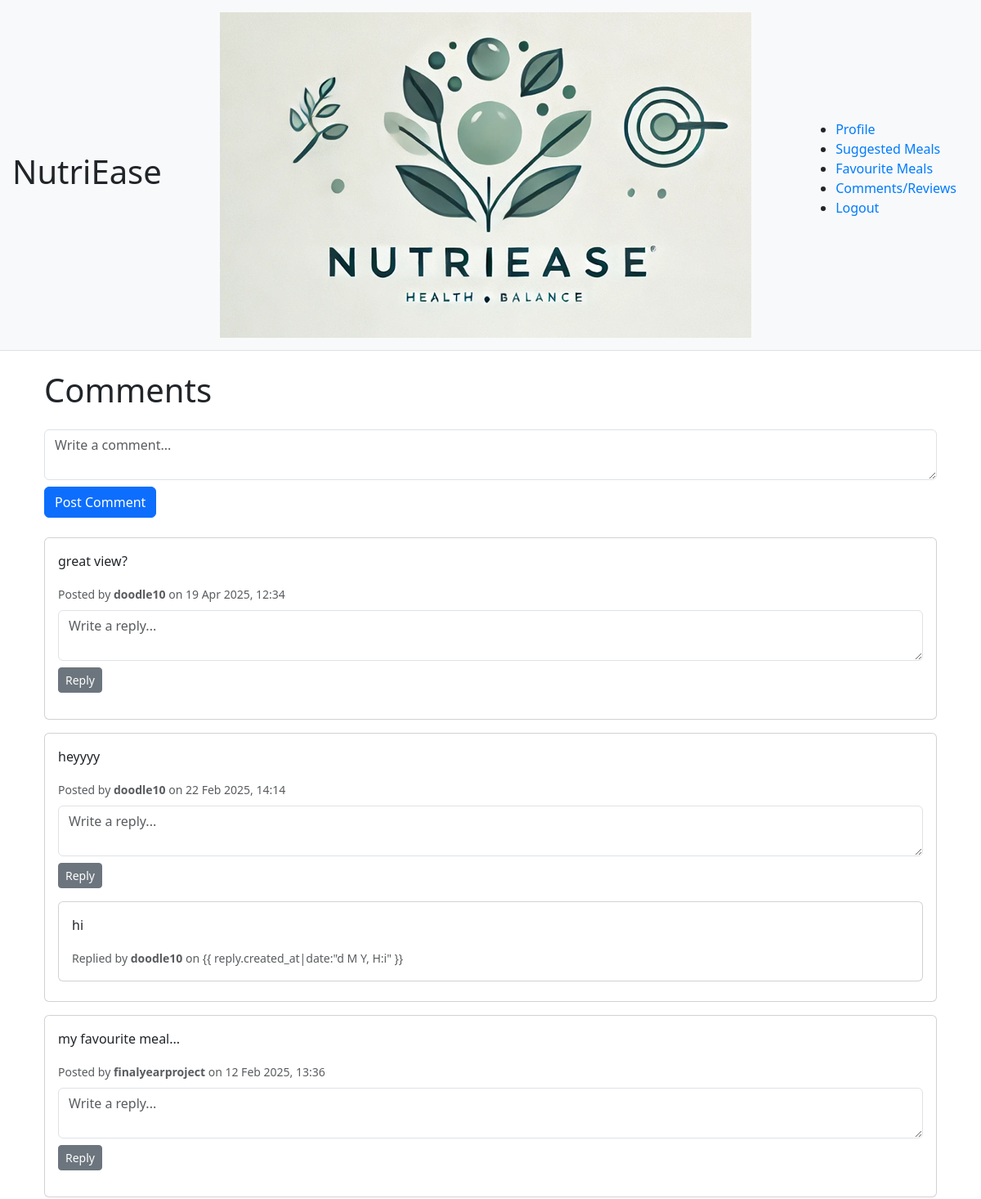
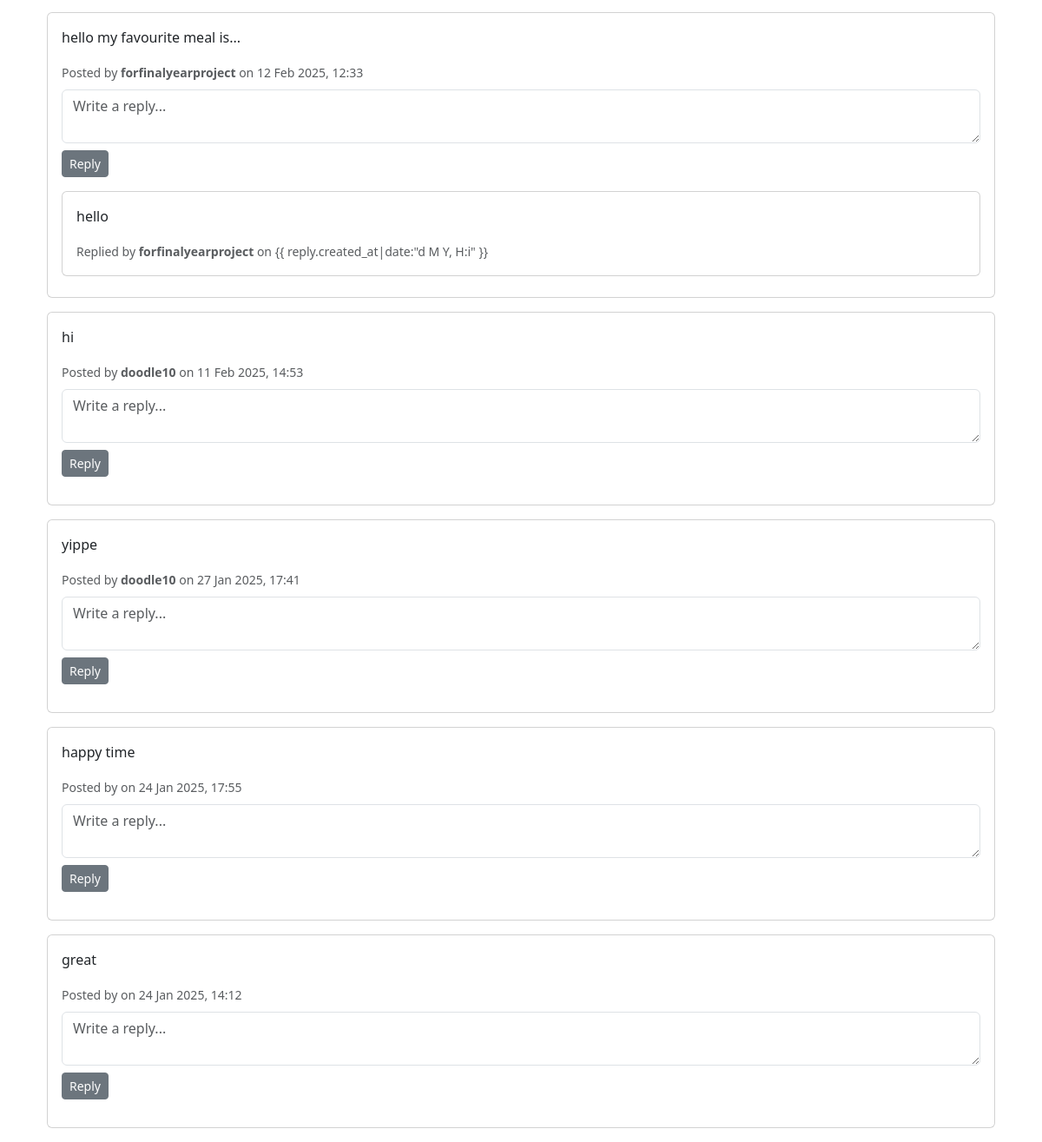
The app's page /comments/ (signed in) with its own data (2 pictures, top to bottom).
### NutriEase/Nutri/models.py (models this page shows, shortened)
class Comment(models.Model):
    content = models.TextField()  # Comment text content
    created_at = models.DateTimeField(auto_now_add=True)  # Timestamp when the comment is created
    user = models.ForeignKey(User, null=True, blank=True, on_delete=models.CASCADE)  # User who posted the comment
    parent = models.ForeignKey(
        'self', null=True, blank=True, on_delete=models.CASCADE, related_name='replies'
    )  # Parent comment for nested replies

### NutriEase/Nutri/views.py (the view, shortened to what this page needs)
# urls.py: path('comments/', views.comments, name='comments'),
@login_required
def comments(request):
    all_comments = Comment.objects.filter(parent__isnull=True).order_by('-created_at')  # Fetch all top-level comments
    return render(request, 'comment.html', {'comments': all_comments})

### NutriEase/Nutri/Templates/comment.html (shortened to what this page needs)
{% extends 'base.html' %}
{% block content %}
<div class="container">
    <h1 class="mb-4">Comments</h1>
    <form method="POST" class="mb-4">
        <textarea name="comment" class="form-control mb-2" placeholder="Write a comment..." required></textarea>
        <button type="submit" class="btn btn-primary">Post Comment</button>
    </form>
    <div class="comment">
        {% for comment in comments %}
        <div class="card mb-3">
            <div class="card-body">
                <p class="card-text">{{ comment.content }}</p>
                <small class="text-muted">
                    Posted by <strong>{{ comment.user.username }}</strong> on {{ comment.created_at|date:"d M Y, H:i" }}
                </small>
                <form method="POST" class="mt-2">
                    <textarea name="comment" class="form-control mb-2" placeholder="Write a reply..."
                        required></textarea>
                    <button type="submit" class="btn btn-secondary btn-sm">Reply</button>
                </form>
                <div class="ml-4 mt-3">
                    {% for reply in comment.replies.all %}
                    <div class="card mb-2">
                        <div class="card-body">
                            <p class="card-text">{{ reply.content }}</p>
                            <small class="text-muted">
                                Replied by <strong>{{ reply.user.username }}</strong> on {{ reply.created_at|date:"d M
                                Y, H:i" }}
                            </small>
                        </div>
                    </div>
                    {% endfor %}
                </div>
            </div>
        </div>
        {% empty %}
        <p class="text-center">Be the first!</p>
        {% endfor %}
    </div>
</div>
{% endblock %}

### records on screen
Comment: content "great view?", user.username "doodle10", created_at "19 Apr 2025, 12:34"
Comment: content "heyyyy", user.username "doodle10", created_at "22 Feb 2025, 14:14"
Comment: content "hi", user.username "doodle10"
Comment: content "my favourite meal...", user.username "finalyearproject", created_at "12 Feb 2025, 13:36"
Comment: content "hello my favourite meal is...", user.username "forfinalyearproject", created_at "12 Feb 2025, 12:33"
Comment: content "hello", user.username "forfinalyearproject"
Comment: content "hi", user.username "doodle10", created_at "11 Feb 2025, 14:53"
Comment: content "yippe", user.username "doodle10", created_at "27 Jan 2025, 17:41"
Comment: content "happy time", created_at "24 Jan 2025, 17:55"
Comment: content "great", created_at "24 Jan 2025, 14:12"
